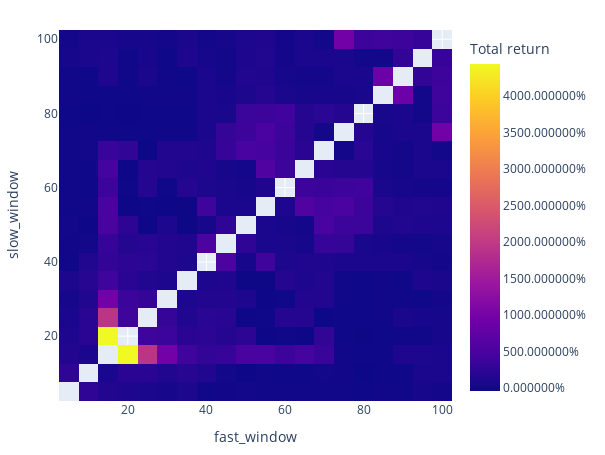
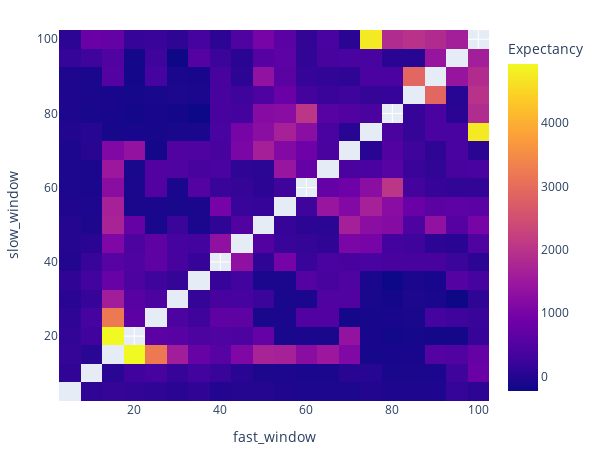
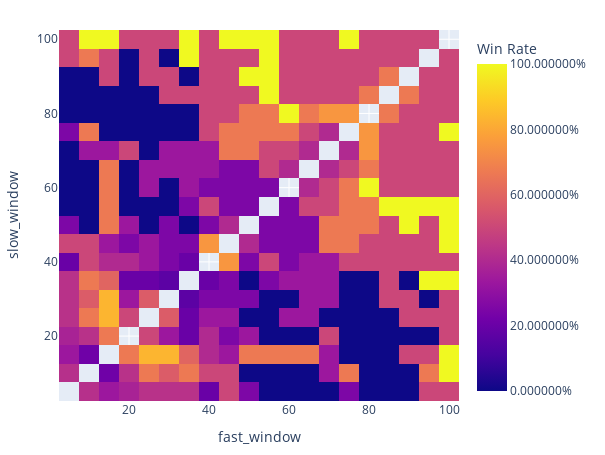
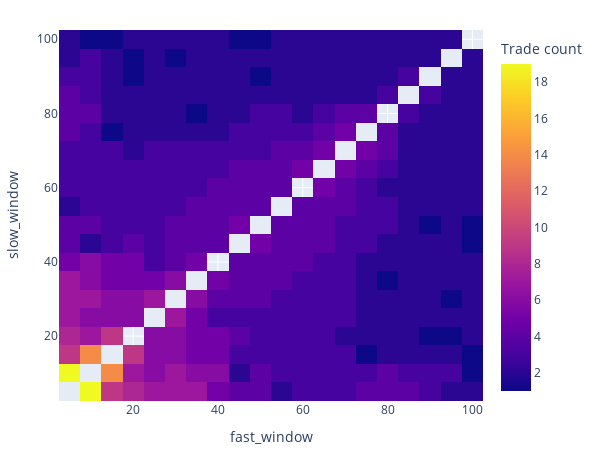

The code cell stored with these charts, in order, in its notebook:
### Code cell
windows = np.arange(5, 101, 5)
fast_ma, slow_ma = vbt.MA.run_combs(
    price, window=windows, r=2, short_names=['fast', 'slow'])
entries = fast_ma.ma_crossed_above(slow_ma)
# exits = fast_ma.ma_crossed_below(slow_ma)

print(type(entries))

print(entries)

# entries = fast_ma.ma_crossed_below(price) & fast_ma.ma_crossed_above(slow_ma)
exits = fast_ma.ma_crossed_above(price)
vbt.Portfolio.from_orders(price, entries, exits,
                          init_cash=1000, size=np.inf, fees=0.001)

pf = vbt.Portfolio.from_signals(price, entries, exits,
                                init_cash=1000,
                                size=np.inf,
                                sl_stop=0.1,
                                fees=0.001,)

figr = pf.total_return().vbt.heatmap(
    x_level='fast_window', y_level='slow_window', symmetric=True,
    trace_kwargs=dict(colorbar=dict(title='Total return', tickformat='%')))
figr.show()

fige = pf.trades.expectancy().vbt.heatmap(
    x_level='fast_window', y_level='slow_window', symmetric=True,
    trace_kwargs=dict(colorbar=dict(title='Expectancy')))

fige.show()

figw = pf.trades.win_rate().vbt.heatmap(
    x_level='fast_window', y_level='slow_window', symmetric=True,
    trace_kwargs=dict(colorbar=dict(title='Win Rate', tickformat='%')))

figw.show()

figc = pf.trades.count().vbt.heatmap(
    x_level='fast_window', y_level='slow_window', symmetric=True,
    trace_kwargs=dict(colorbar=dict(title='Trade count')))

figc.show()

### Figure 1 — Plotly figure (JSON) as saved in the notebook; plotly's stock layout.template omitted (floating-point values rounded to 4 significant figures; data arrays with more than 128 entries replaced by an {"elided": "..."} marker saying what was removed)
{"data": [{"colorbar": {"tickformat": "%", "title": {"text": "Total return"}}, "colorscale": [[0, "#0d0887"], [0.1111, "#46039f"], [0.2222, "#7201a8"], [0.3333, "#9c179e"], [0.4444, "#bd3786"], [0.5556, "#d8576b"], [0.6667, "#ed7953"], [0.7778, "#fb9f3a"], [0.8889, "#fdca26"], [1, "#f0f921"]], "hoverongaps": false, "hovertemplate": "fast_window: %{x}<br>slow_window: %{y}<br>value: %{z}<extra></extra>", "type": "heatmap", "uid": "22505c56-4853-4a35-9c51-389fc1addb76", "x": [5, 10, 15, 20, 25, 30, 35, 40, 45, 50, 55, 60, 65, 70, 75, 80, 85, 90, 95, 100], "y": [5, 10, 15, 20, 25, 30, 35, 40, 45, 50, 55, 60, 65, 70, 75, 80, 85, 90, 95, 100], "z": {"elided": "20x20 float values"}}], "layout": {"height": 455, "legend": {"orientation": "h", "traceorder": "normal", "x": 1, "xanchor": "right", "y": 1.02, "yanchor": "bottom"}, "margin": {"b": 30, "l": 30, "r": 30, "t": 30}, "width": 605, "xaxis": {"title": {"text": "fast_window"}}, "yaxis": {"title": {"text": "slow_window"}}}}

### Figure 2 — Plotly figure (JSON) as saved in the notebook; plotly's stock layout.template omitted (floating-point values rounded to 4 significant figures; data arrays with more than 128 entries replaced by an {"elided": "..."} marker saying what was removed)
{"data": [{"colorbar": {"title": {"text": "Expectancy"}}, "colorscale": [[0, "#0d0887"], [0.1111, "#46039f"], [0.2222, "#7201a8"], [0.3333, "#9c179e"], [0.4444, "#bd3786"], [0.5556, "#d8576b"], [0.6667, "#ed7953"], [0.7778, "#fb9f3a"], [0.8889, "#fdca26"], [1, "#f0f921"]], "hoverongaps": false, "hovertemplate": "fast_window: %{x}<br>slow_window: %{y}<br>value: %{z}<extra></extra>", "type": "heatmap", "uid": "bdac9e64-f7d6-4b03-8a42-61bc2cf8e6a5", "x": [5, 10, 15, 20, 25, 30, 35, 40, 45, 50, 55, 60, 65, 70, 75, 80, 85, 90, 95, 100], "y": [5, 10, 15, 20, 25, 30, 35, 40, 45, 50, 55, 60, 65, 70, 75, 80, 85, 90, 95, 100], "z": {"elided": "20x20 float values"}}], "layout": {"height": 455, "legend": {"orientation": "h", "traceorder": "normal", "x": 1, "xanchor": "right", "y": 1.02, "yanchor": "bottom"}, "margin": {"b": 30, "l": 30, "r": 30, "t": 30}, "width": 605, "xaxis": {"title": {"text": "fast_window"}}, "yaxis": {"title": {"text": "slow_window"}}}}

### Figure 3 — Plotly figure (JSON) as saved in the notebook; plotly's stock layout.template omitted (floating-point values rounded to 4 significant figures; data arrays with more than 128 entries replaced by an {"elided": "..."} marker saying what was removed)
{"data": [{"colorbar": {"tickformat": "%", "title": {"text": "Win Rate"}}, "colorscale": [[0, "#0d0887"], [0.1111, "#46039f"], [0.2222, "#7201a8"], [0.3333, "#9c179e"], [0.4444, "#bd3786"], [0.5556, "#d8576b"], [0.6667, "#ed7953"], [0.7778, "#fb9f3a"], [0.8889, "#fdca26"], [1, "#f0f921"]], "hoverongaps": false, "hovertemplate": "fast_window: %{x}<br>slow_window: %{y}<br>value: %{z}<extra></extra>", "type": "heatmap", "uid": "d5271eb4-73f1-448d-b132-1979b2c51671", "x": [5, 10, 15, 20, 25, 30, 35, 40, 45, 50, 55, 60, 65, 70, 75, 80, 85, 90, 95, 100], "y": [5, 10, 15, 20, 25, 30, 35, 40, 45, 50, 55, 60, 65, 70, 75, 80, 85, 90, 95, 100], "z": {"elided": "20x20 float values"}}], "layout": {"height": 455, "legend": {"orientation": "h", "traceorder": "normal", "x": 1, "xanchor": "right", "y": 1.02, "yanchor": "bottom"}, "margin": {"b": 30, "l": 30, "r": 30, "t": 30}, "width": 605, "xaxis": {"title": {"text": "fast_window"}}, "yaxis": {"title": {"text": "slow_window"}}}}

### Figure 4 — Plotly figure (JSON) as saved in the notebook; plotly's stock layout.template omitted (floating-point values rounded to 4 significant figures; data arrays with more than 128 entries replaced by an {"elided": "..."} marker saying what was removed)
{"data": [{"colorbar": {"title": {"text": "Trade count"}}, "colorscale": [[0, "#0d0887"], [0.1111, "#46039f"], [0.2222, "#7201a8"], [0.3333, "#9c179e"], [0.4444, "#bd3786"], [0.5556, "#d8576b"], [0.6667, "#ed7953"], [0.7778, "#fb9f3a"], [0.8889, "#fdca26"], [1, "#f0f921"]], "hoverongaps": false, "hovertemplate": "fast_window: %{x}<br>slow_window: %{y}<br>value: %{z}<extra></extra>", "type": "heatmap", "uid": "bebf1abe-604b-41fe-b34a-3e5be9098fe1", "x": [5, 10, 15, 20, 25, 30, 35, 40, 45, 50, 55, 60, 65, 70, 75, 80, 85, 90, 95, 100], "y": [5, 10, 15, 20, 25, 30, 35, 40, 45, 50, 55, 60, 65, 70, 75, 80, 85, 90, 95, 100], "z": {"elided": "20x20 int values"}}], "layout": {"height": 455, "legend": {"orientation": "h", "traceorder": "normal", "x": 1, "xanchor": "right", "y": 1.02, "yanchor": "bottom"}, "margin": {"b": 30, "l": 30, "r": 30, "t": 30}, "width": 605, "xaxis": {"title": {"text": "fast_window"}}, "yaxis": {"title": {"text": "slow_window"}}}}
